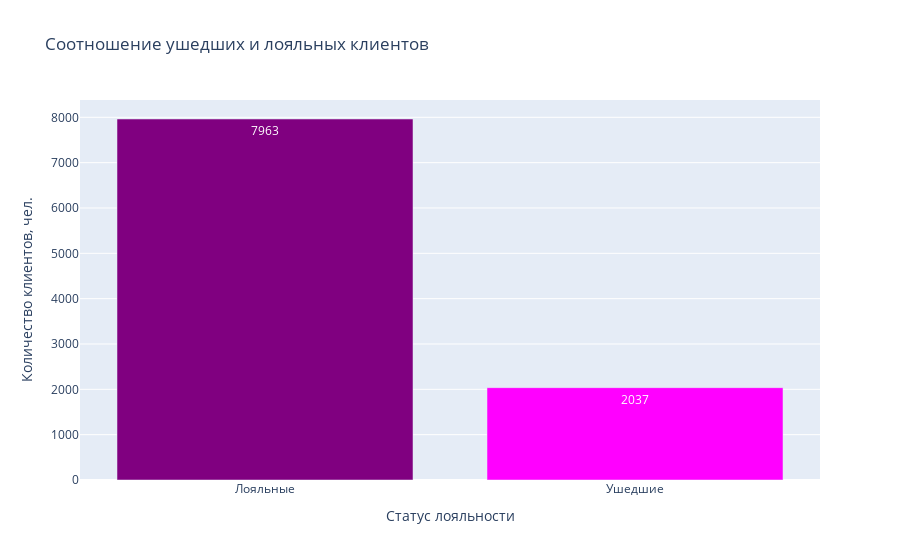

The notebook cell this image was saved under:
### Markdown cell above
9.1. Каково соотношение ушедших и лояльных клиентов? Покажите это на графике и дайте комментарий по соотношению.

### Code cell
churn_data['Exited'] = churn_data['Exited'].astype('str')

def replace_proc(Exited):
    for index in 'Exited':
        if index == '1':
            index == 'Exited'
        else:
            index == 'Loyal'
    return Exited

churn_data['Exited'] = churn_data['Exited'].apply(replace_proc)

churn_behaviour = churn_data['Exited'].value_counts()[:2]

fig = px.bar(
    data_frame=churn_behaviour,
    x=["Лояльные", "Ушедшие"],
    y="Exited",
    color=["purple", "magenta"],
    color_discrete_map="identity",
    labels={"x":'Статус лояльности', 'Exited':'Количество клиентов, чел.'},
    text = churn_behaviour,
    title="Соотношение ушедших и лояльных клиентов"
)

fig.show()

display(Image(filename='D:\DS\Skillfactory_jupiter_notebook\PYTHON-13.Vizualization_data\data\9.1.png'))

### Figure 1 — Plotly figure (JSON) as saved in the notebook; plotly's stock layout.template omitted (floating-point values rounded to 4 significant figures)
{"data": [{"alignmentgroup": "True", "hovertemplate": "Статус лояльности=%{x}<br>Количество клиентов, чел.=%{y}<br>text=%{text}<extra></extra>", "legendgroup": "", "marker": {"color": "purple", "pattern": {"shape": ""}}, "name": "", "offsetgroup": "", "orientation": "v", "showlegend": false, "text": [7963], "textposition": "auto", "type": "bar", "x": ["Лояльные"], "xaxis": "x", "y": [7963], "yaxis": "y"}, {"alignmentgroup": "True", "hovertemplate": "Статус лояльности=%{x}<br>Количество клиентов, чел.=%{y}<br>text=%{text}<extra></extra>", "legendgroup": "", "marker": {"color": "magenta", "pattern": {"shape": ""}}, "name": "", "offsetgroup": "", "orientation": "v", "showlegend": false, "text": [2037], "textposition": "auto", "type": "bar", "x": ["Ушедшие"], "xaxis": "x", "y": [2037], "yaxis": "y"}], "layout": {"barmode": "relative", "legend": {"tracegroupgap": 0}, "title": {"text": "Соотношение ушедших и лояльных клиентов"}, "xaxis": {"anchor": "y", "domain": [0, 1], "title": {"text": "Статус лояльности"}}, "yaxis": {"anchor": "x", "domain": [0, 1], "title": {"text": "Количество клиентов, чел."}}}}
